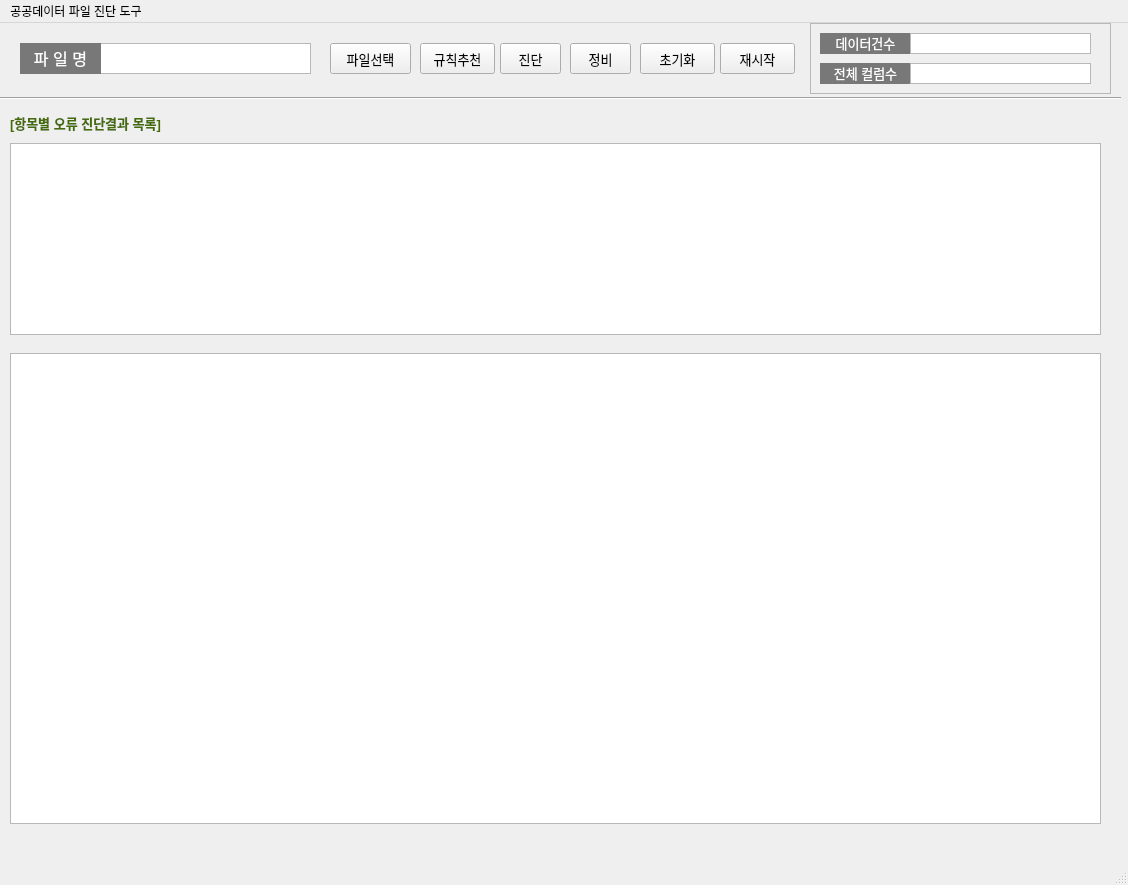
<?xml version="1.0" encoding="UTF-8"?>
<ui version="4.0">
 <class>MainWindow</class>
 <widget class="QMainWindow" name="MainWindow">
  <property name="geometry">
   <rect>
    <x>0</x>
    <y>0</y>
    <width>1128</width>
    <height>885</height>
   </rect>
  </property>
  <property name="windowTitle">
   <string>MainWindow</string>
  </property>
  <widget class="QWidget" name="centralwidget">
   <widget class="QTextBrowser" name="txtBr_file_nm">
    <property name="geometry">
     <rect>
      <x>100</x>
      <y>20</y>
      <width>211</width>
      <height>31</height>
     </rect>
    </property>
   </widget>
   <widget class="QPushButton" name="pushBt_file_chc">
    <property name="geometry">
     <rect>
      <x>330</x>
      <y>20</y>
      <width>81</width>
      <height>31</height>
     </rect>
    </property>
    <property name="font">
     <font>
      <family>굴림</family>
      <pointsize>10</pointsize>
     </font>
    </property>
    <property name="text">
     <string>파일선택</string>
    </property>
   </widget>
   <widget class="QLabel" name="label_file_nm">
    <property name="geometry">
     <rect>
      <x>20</x>
      <y>20</y>
      <width>81</width>
      <height>31</height>
     </rect>
    </property>
    <property name="styleSheet">
     <string notr="true">background-color: rgb(120, 120, 120);
color: rgb(255, 255, 255);</string>
    </property>
    <property name="frameShape">
     <enum>QFrame::Box</enum>
    </property>
    <property name="lineWidth">
     <number>0</number>
    </property>
    <property name="text">
     <string>&lt;html&gt;&lt;head/&gt;&lt;body&gt;&lt;p align=&quot;center&quot;&gt;&lt;span style=&quot; font-size:12pt;&quot;&gt;파 일 명&lt;/span&gt;&lt;/p&gt;&lt;/body&gt;&lt;/html&gt;</string>
    </property>
    <property name="alignment">
     <set>Qt::AlignCenter</set>
    </property>
    <property name="margin">
     <number>0</number>
    </property>
   </widget>
   <widget class="QPushButton" name="pushButton">
    <property name="geometry">
     <rect>
      <x>420</x>
      <y>20</y>
      <width>75</width>
      <height>31</height>
     </rect>
    </property>
    <property name="font">
     <font>
      <pointsize>10</pointsize>
     </font>
    </property>
    <property name="text">
     <string>규칙추천</string>
    </property>
   </widget>
   <widget class="QPushButton" name="pushButton_2">
    <property name="geometry">
     <rect>
      <x>500</x>
      <y>20</y>
      <width>61</width>
      <height>31</height>
     </rect>
    </property>
    <property name="font">
     <font>
      <pointsize>10</pointsize>
     </font>
    </property>
    <property name="text">
     <string>진단</string>
    </property>
   </widget>
   <widget class="QPushButton" name="pushButton_4">
    <property name="geometry">
     <rect>
      <x>640</x>
      <y>20</y>
      <width>75</width>
      <height>31</height>
     </rect>
    </property>
    <property name="font">
     <font>
      <pointsize>10</pointsize>
     </font>
    </property>
    <property name="text">
     <string>초기화</string>
    </property>
   </widget>
   <widget class="QPushButton" name="pushButton_5">
    <property name="geometry">
     <rect>
      <x>720</x>
      <y>20</y>
      <width>75</width>
      <height>31</height>
     </rect>
    </property>
    <property name="font">
     <font>
      <pointsize>10</pointsize>
     </font>
    </property>
    <property name="text">
     <string>재시작</string>
    </property>
   </widget>
   <widget class="QPushButton" name="pushButton_3">
    <property name="geometry">
     <rect>
      <x>570</x>
      <y>20</y>
      <width>61</width>
      <height>31</height>
     </rect>
    </property>
    <property name="font">
     <font>
      <pointsize>10</pointsize>
     </font>
    </property>
    <property name="text">
     <string>정비</string>
    </property>
   </widget>
   <widget class="QFrame" name="frame">
    <property name="geometry">
     <rect>
      <x>810</x>
      <y>0</y>
      <width>301</width>
      <height>71</height>
     </rect>
    </property>
    <property name="focusPolicy">
     <enum>Qt::ClickFocus</enum>
    </property>
    <property name="frameShape">
     <enum>QFrame::StyledPanel</enum>
    </property>
    <property name="frameShadow">
     <enum>QFrame::Raised</enum>
    </property>
    <property name="lineWidth">
     <number>2</number>
    </property>
    <property name="midLineWidth">
     <number>0</number>
    </property>
    <widget class="QLabel" name="label_file_nm_2">
     <property name="geometry">
      <rect>
       <x>10</x>
       <y>10</y>
       <width>91</width>
       <height>21</height>
      </rect>
     </property>
     <property name="focusPolicy">
      <enum>Qt::NoFocus</enum>
     </property>
     <property name="styleSheet">
      <string notr="true">background-color: rgb(120, 120, 120);
color: rgb(255, 255, 255);</string>
     </property>
     <property name="frameShape">
      <enum>QFrame::Box</enum>
     </property>
     <property name="lineWidth">
      <number>0</number>
     </property>
     <property name="text">
      <string>&lt;html&gt;&lt;head/&gt;&lt;body&gt;&lt;p align=&quot;center&quot;&gt;&lt;span style=&quot; font-size:10pt;&quot;&gt;데이터건수&lt;/span&gt;&lt;/p&gt;&lt;/body&gt;&lt;/html&gt;</string>
     </property>
     <property name="alignment">
      <set>Qt::AlignCenter</set>
     </property>
    </widget>
    <widget class="QLabel" name="label_file_nm_3">
     <property name="geometry">
      <rect>
       <x>10</x>
       <y>40</y>
       <width>91</width>
       <height>21</height>
      </rect>
     </property>
     <property name="styleSheet">
      <string notr="true">background-color: rgb(120, 120, 120);
color: rgb(255, 255, 255);</string>
     </property>
     <property name="frameShape">
      <enum>QFrame::Box</enum>
     </property>
     <property name="lineWidth">
      <number>0</number>
     </property>
     <property name="text">
      <string>&lt;html&gt;&lt;head/&gt;&lt;body&gt;&lt;p align=&quot;center&quot;&gt;&lt;span style=&quot; font-size:10pt;&quot;&gt;전체 컬럼수&lt;/span&gt;&lt;/p&gt;&lt;/body&gt;&lt;/html&gt;</string>
     </property>
     <property name="alignment">
      <set>Qt::AlignCenter</set>
     </property>
    </widget>
    <widget class="QColumnView" name="columnView">
     <property name="geometry">
      <rect>
       <x>100</x>
       <y>10</y>
       <width>181</width>
       <height>21</height>
      </rect>
     </property>
    </widget>
    <widget class="QColumnView" name="columnView_2">
     <property name="geometry">
      <rect>
       <x>100</x>
       <y>40</y>
       <width>181</width>
       <height>21</height>
      </rect>
     </property>
    </widget>
   </widget>
   <widget class="QTableView" name="tableView_2">
    <property name="geometry">
     <rect>
      <x>10</x>
      <y>120</y>
      <width>1091</width>
      <height>192</height>
     </rect>
    </property>
   </widget>
   <widget class="QLabel" name="label_2">
    <property name="geometry">
     <rect>
      <x>10</x>
      <y>90</y>
      <width>181</width>
      <height>21</height>
     </rect>
    </property>
    <property name="styleSheet">
     <string notr="true">color: rgb(87, 87, 48);</string>
    </property>
    <property name="text">
     <string>&lt;html&gt;&lt;head/&gt;&lt;body&gt;&lt;p&gt;&lt;span style=&quot; font-size:10pt; font-weight:600; color:#446b05;&quot;&gt;[항목별 오류 진단결과 목록]&lt;/span&gt;&lt;/p&gt;&lt;/body&gt;&lt;/html&gt;</string>
    </property>
   </widget>
   <widget class="Line" name="line">
    <property name="geometry">
     <rect>
      <x>0</x>
      <y>60</y>
      <width>1121</width>
      <height>31</height>
     </rect>
    </property>
    <property name="orientation">
     <enum>Qt::Horizontal</enum>
    </property>
   </widget>
   <widget class="QTableView" name="tableView_3">
    <property name="geometry">
     <rect>
      <x>10</x>
      <y>330</y>
      <width>1091</width>
      <height>471</height>
     </rect>
    </property>
   </widget>
  </widget>
  <widget class="QMenuBar" name="menubar">
   <property name="geometry">
    <rect>
     <x>0</x>
     <y>0</y>
     <width>1128</width>
     <height>21</height>
    </rect>
   </property>
   <widget class="QMenu" name="menu">
    <property name="title">
     <string>공공데이터 파일 진단 도구</string>
    </property>
   </widget>
   <addaction name="menu"/>
  </widget>
  <widget class="QStatusBar" name="statusbar"/>
 </widget>
 <resources/>
 <connections/>
</ui>
